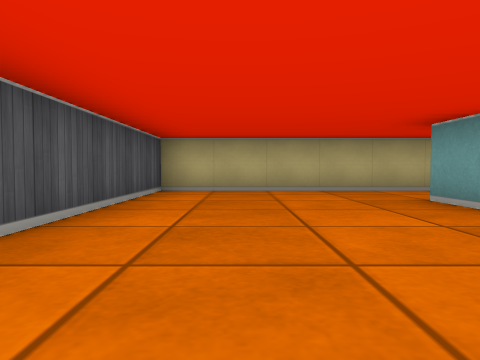
View 1 (above)

13 first-person views from a walk through a cub3D maze. The camera is about half as high as the walls, tilts 2° down and sees 70° across. The floor is counted in squares. Each view is taken from the middle of a square. On the plan, view 1 faces up. The plan holds only what a view shows up to about 9 squares ahead; the rest is blank.

View 2
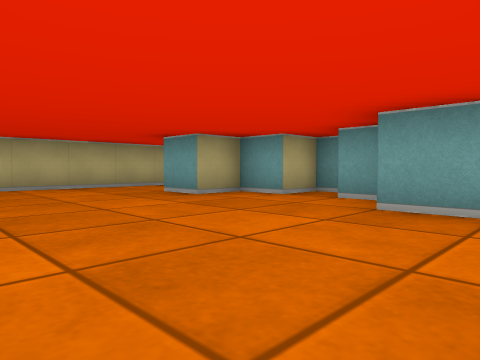

View 3
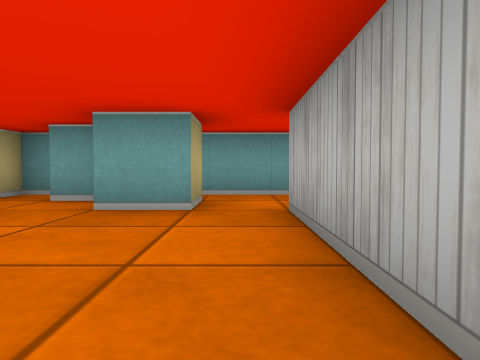

View 4
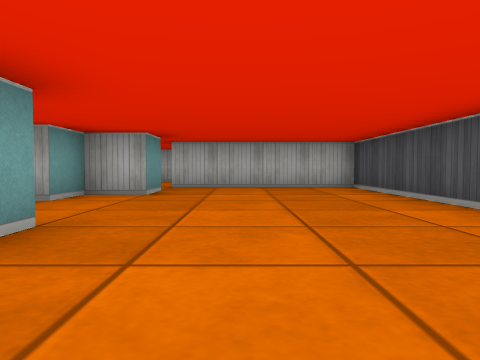

View 5
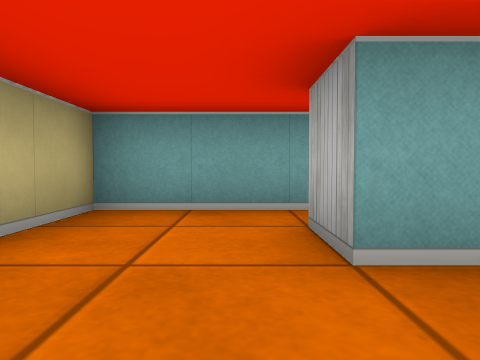

View 6
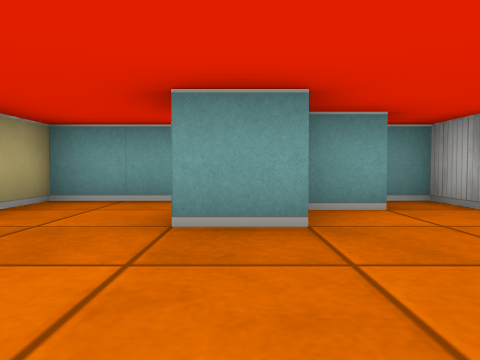

View 7
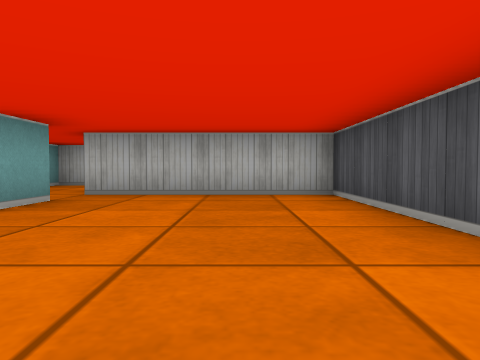

View 8
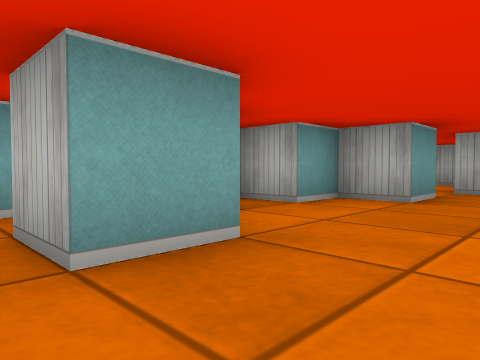

View 9
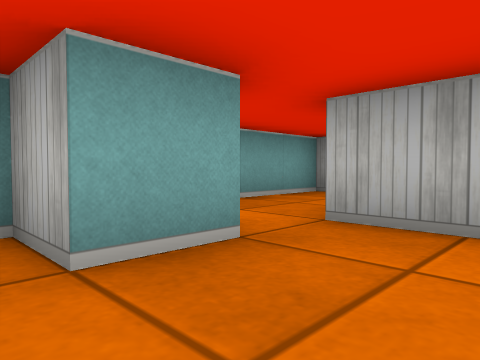

View 10
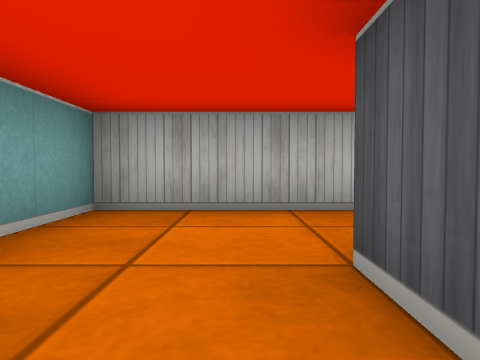

View 11
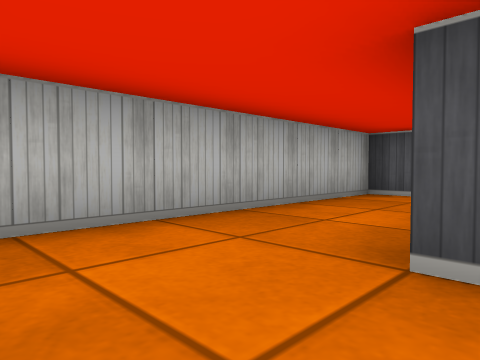

View 12
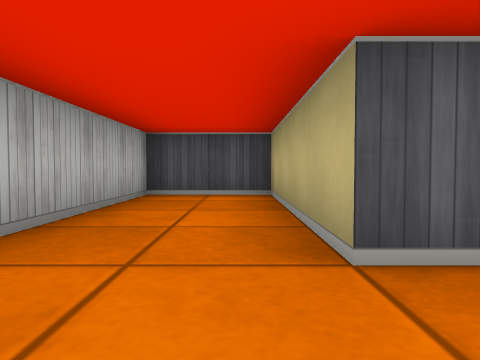

View 13
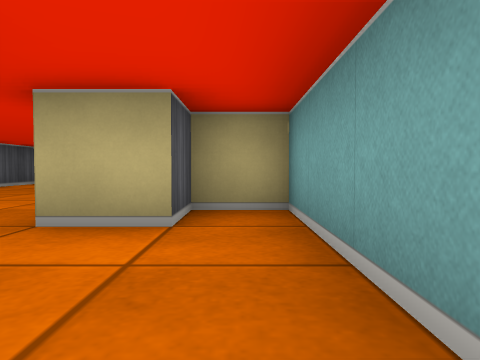

### Floor plan
Ten units are one square. View 1 is at (0, 0); x grows to the right and y downward. Boxes are objects, and circles mark ways between rooms. Rooms are numbered by the first view taken in them; rooms with no view inside come last. Other rooms are left out.
<svg viewBox="-20 -70 70 120">
<path fill="none" stroke="#000" d="M45 -42 45 -65 -15 -65 -15 15 25 15M45 15 45 -5 35 -5 35 5 25 5 25 -5 35 -5 35 -15 45 -15 45 -25 35 -25 35 -35 25 -35 25 -45 35 -45M25 15 25 25 -15 25 -15 45 45 45 45 15"/>
<circle cx="35" cy="20" r="3" fill="#2a7"/>
<text x="10" y="-30">1</text>
<text x="20" y="30">2</text>
</svg>
Room 1 opens to room 2.

Where each view was taken, in squares from view 1:
view 1: 0 up, 0 right, facing up
view 2: 1 down, 1 left, facing up-right
view 3: 1 down, 1 left, facing right
view 4: 6 up, 1 right, facing down
view 5: 5 up, 1 right, facing right
view 6: 4 up, 0 right, facing right
view 7: 4 up, 0 right, facing down
view 8: 5 up, 1 right, facing down-right
view 9: 1 up, 1 right, facing down-right
view 10: 1 down, 3 right, facing down
view 11: 2 down, 4 right, facing down-left
view 12: 3 down, 4 right, facing left
view 13: 3 down, 4 right, facing up
